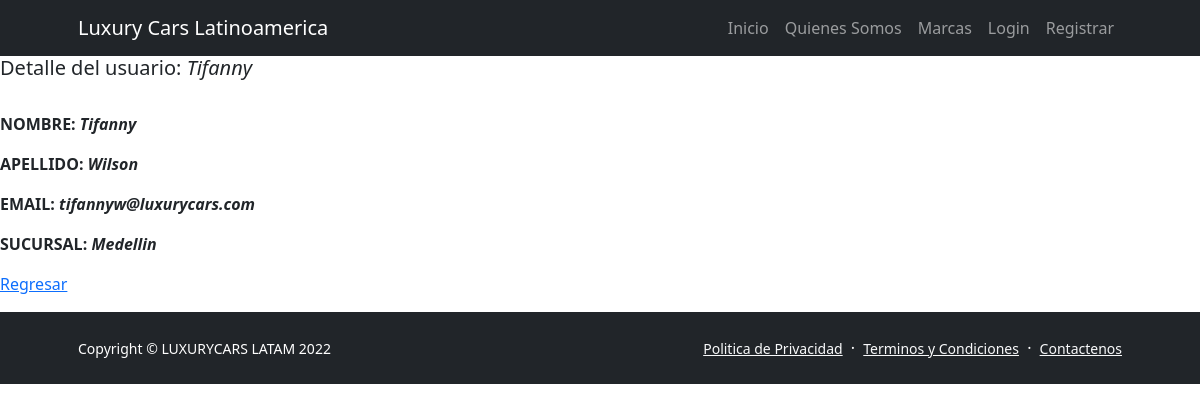
The app's page /gestionventas/detalle/17/ (signed in) with its own data.
### gestionventas/models.py (models this page shows, shortened)
class vendedore(models.Model):
    nombre_vendedor=models.CharField(max_length=35)
    apellido_vendedor=models.CharField(max_length=35)
    email_vendedor=models.EmailField(max_length=30)
    sucursal=models.CharField(max_length=30)

### gestionventas/views.py (the view)
# urls.py: path('detalle/<pk>/', views.DetalleVendedores.as_view(), name='Detalle'),
class DetalleVendedores(LoginRequiredMixin, DetailView):
    model= vendedore
    template_name="gestionventas/detalles.html"

### templates/gestionventas/detalles.html (shortened to what this page needs)
{% extends 'gestionventas/inicio.html' %}
    {% load static %}
{% block contenidoquecambia %}
<h5>Detalle del usuario: <i>  {{ vendedore.nombre_vendedor }}</i> </h5>
<p><strong>NOMBRE:<i>  {{ vendedore.nombre_vendedor }}</i></strong></p>
<p><strong>APELLIDO:<i>  {{ vendedore.apellido_vendedor }}</i></strong></p>
<p><strong>EMAIL:<i>  {{ vendedore.email_vendedor }}</i></strong></p>
<p><strong>SUCURSAL:<i>  {{ vendedore.sucursal }}</i></strong></p>
<p>
    <a href="{% url 'listar'  %}">Regresar</a>
</p>
{% endblock contenidoquecambia %}

### records on screen
vendedore: nombre_vendedor "Tifanny", apellido_vendedor "Wilson", email_vendedor "tifannyw@luxurycars.com", sucursal "Medellin"
